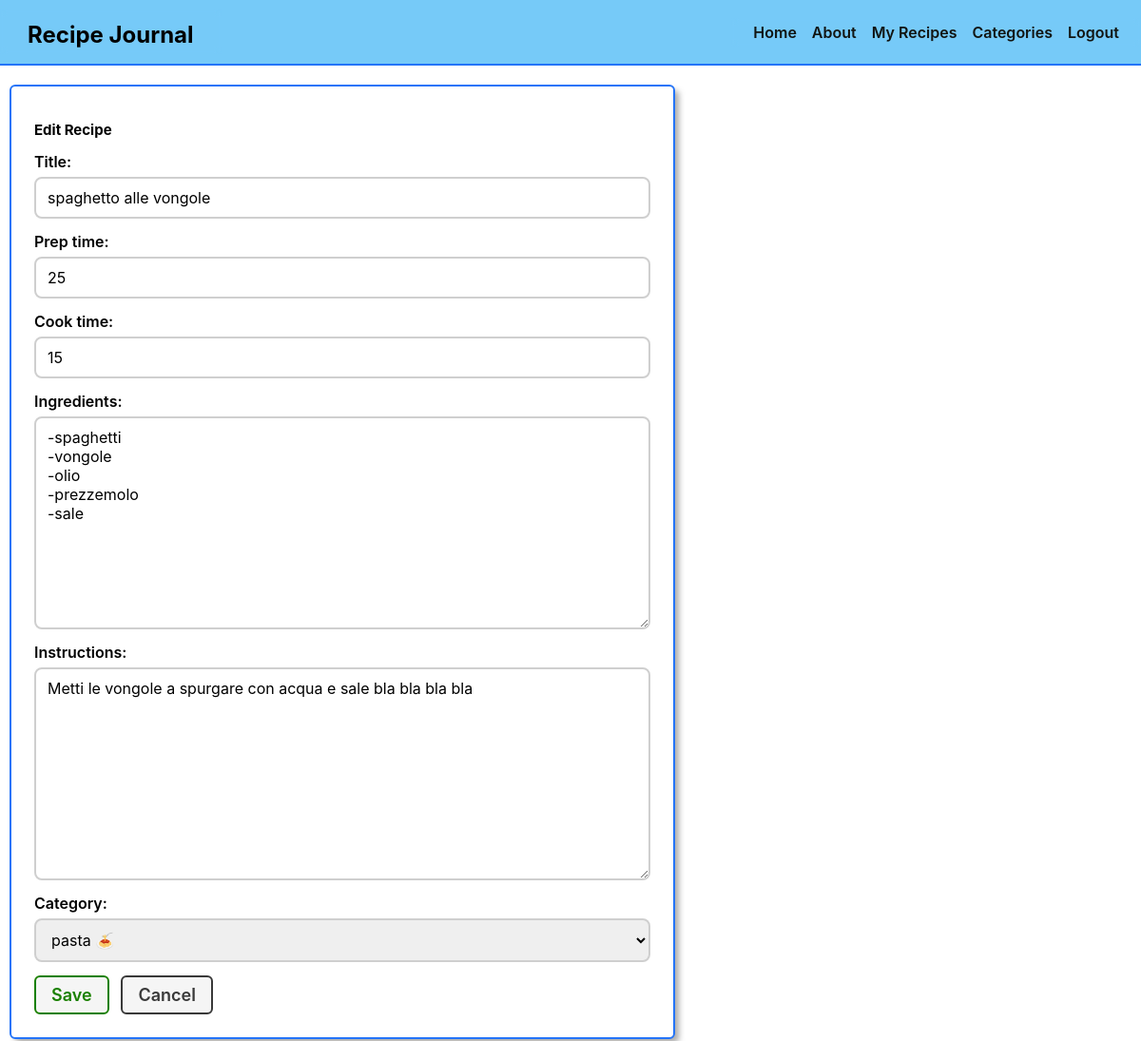
The app's page /recipes/1/update/ (signed in) with its own data.
### main_app/models.py (models this page shows, shortened)
class Recipe(models.Model):
    title = models.CharField(max_length=100)
    prep_time = models.IntegerField()
    cook_time = models.IntegerField()
    ingredients = models.TextField()
    instructions = models.TextField()
    category = models.ForeignKey(Category, on_delete=models.SET_NULL, null=True, blank=True)
    user = models.ForeignKey(User, on_delete=models.CASCADE)

### main_app/views.py (the view)
# urls.py: path('recipes/<int:pk>/update/', views.RecipeUpdate.as_view(), name='recipe-update'),
class RecipeUpdate(LoginRequiredMixin, UpdateView):
    model = Recipe
    fields = ["title", "prep_time", "cook_time", "ingredients", "instructions", "category"]
    def get_queryset(self):
        return Recipe.objects.filter(user=self.request.user)

### main_app/models.py (called while the page is built)
    def __str__(self):
        return self.name

### main_app/templates/main_app/recipe_form.html (shortened to what this page needs)
{% extends "base.html" %}
{% block content %}
<section class="form-card">
  <h1>{% if object %}Edit Recipe{% else %}Add Recipe{% endif %}</h1>
  <form method="post" class="styled-form">
    {{ form.as_p }}
    <button type="submit" class="btn submit">Save</button>
    <a href="{% url 'recipe-index' %}" class="btn secondary">Cancel</a>
  </form>
</section>
{% endblock %}

### main_app/static/css/base.css (style rules this page uses)
html { box-sizing: border-box; }
*, *::before, *::after { box-sizing: inherit; }
:root { font-size: 62.5%; }
body { margin: 0; display: flex; flex-direction: column; align-items: stretch; font-family: -apple-system, BlinkMacSystemFont, 'Segoe UI', 'Roboto', 'Oxygen', 'Ubuntu', 'Cantarell', 'Fira Sans', 'Droid Sans', 'Helvetica Neue', sans-serif; min-height: 100vh; --nav-bg: rgba(104, 197, 248, 0.7); --nav-bg-ff: rgba(104, 197, 248, 0.9); --borders: rgb(36, 116, 248) solid 2px; --text-color: rgb(17, 20, 17); --link-hover-color: rgb(16, 56, 158); --button-bg: rgb(245, 245, 245); --button-bg-hover: rgb(226, 226, 226); --submit: rgb(26, 128, 0); --warn: rgb(255, 102, 0); --danger: rgb(220, 20, 30); --secondary: rgb(57, 57, 57); --card-box-shadow: 5px 5px 6px -1px #aaa; --font-xtreme: 4.2rem; --font-xxl: 3.6rem; --font-xl: 2.4rem; --font-l: 1.8rem; --font-reg: 1.6rem; --card-border-radius: 6px; }
.btn { font-size: var(--font-l); padding: 8px 16px; border-radius: 6px; border-width: 2px; border-style: solid; text-decoration: none; background-color: var(--button-bg); font-weight: 600; cursor: pointer; font-family: inherit; margin-right: 10px; }
.submit { color: var(--submit); border-color: var(--submit); }
.secondary { color: var(--secondary); border-color: var(--secondary); }
.form-card { border: var(--borders); border-radius: var(--card-border-radius); box-shadow: var(--card-box-shadow); background: white; padding: 24px; margin: 20px 0; max-width: 700px; }
.styled-form p { display: flex; flex-direction: column; gap: 6px; margin: 14px 0; }
.styled-form label { font-size: 1.6rem; font-weight: 600; }
.styled-form input, .styled-form select, .styled-form textarea { font-size: 1.6rem; padding: 10px 12px; border: 2px solid #cfcfcf; border-radius: 8px; width: 100%; max-width: 100%; font-family: inherit; }
.styled-form textarea { min-height: 140px; resize: vertical; }

### records on screen
Recipe: title "spaghetto alle vongole", prep_time "25", cook_time "15", ingredients "-spaghetti -vongole -olio -prezzemolo -sale", instructions "Metti le vongole a spurgare con acqua e sale bla bla bla bla", category "pasta 🍝"
